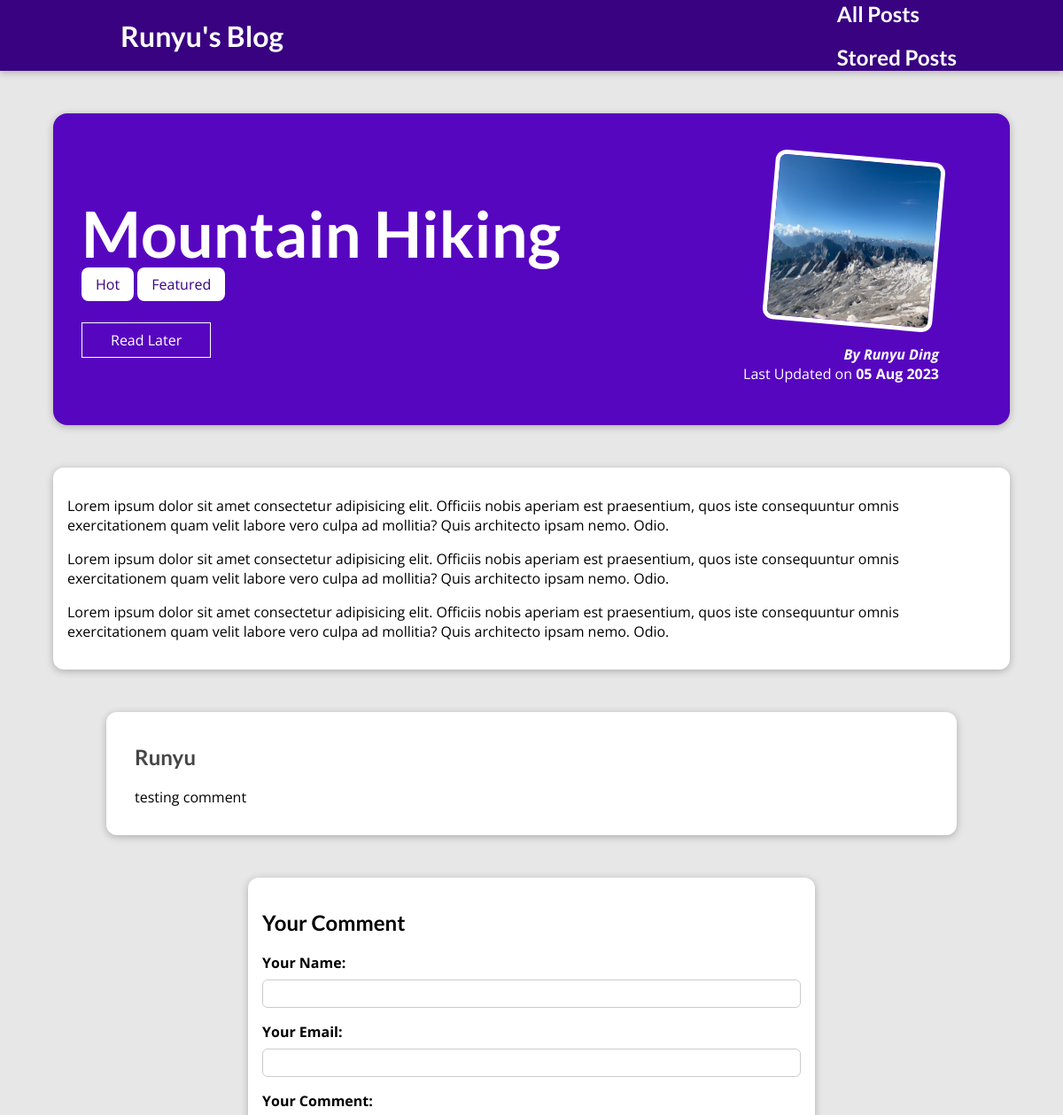
Page /posts/hike-in-the-mountains (upper part) on the earlier database version.
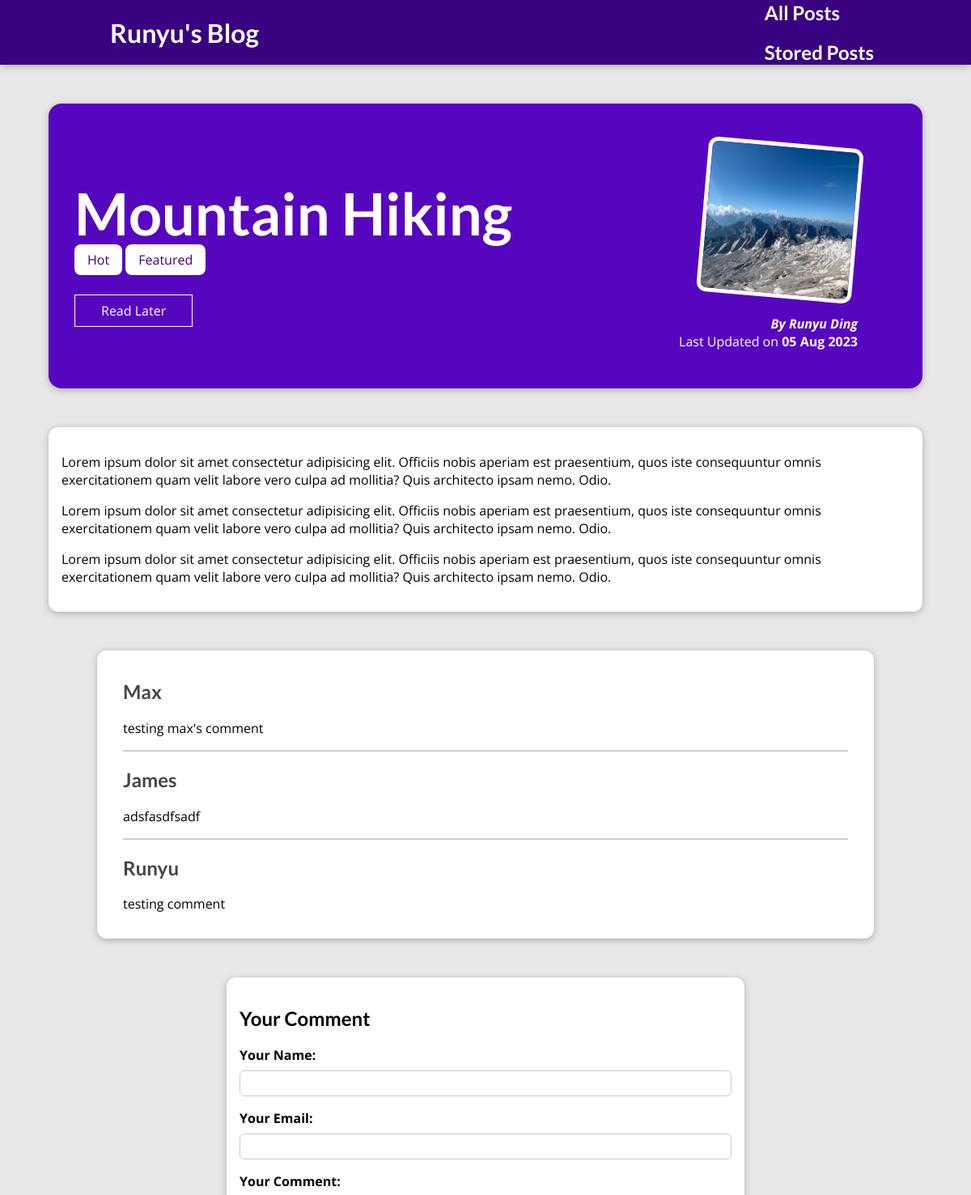
Same page on the later database version.
### blog/models.py (models this page shows, shortened)
class Tag(models.Model):
    caption = models.CharField(max_length=20)

class Comment(models.Model):
    user_name = models.CharField(max_length=120)  # Your Name
    user_email = models.EmailField()  # Your Email
    text = models.TextField(max_length=400)
    post = models.ForeignKey(
        Post, on_delete=models.CASCADE, related_name="comments")

### blog/views.py (the view, shortened to what this page needs)
# urls.py: path("posts/<slug:slug>", views.SinglePostView.as_view(),
class SinglePostView(View):
    def is_stored_post(self, request, post_id):
        stored_posts = request.session.get("stored_posts")
        if stored_posts is not None:
            is_saved_for_later = post_id in stored_posts
        else:
            is_saved_for_later = False
        return is_saved_for_later
    def get(self, request, slug):
        identified_post = get_object_or_404(Post, slug=slug)
        context = {
            "post": identified_post,
            "post_tags": identified_post.tags.all(),
            "comment_form" : CommentForm(),
            "comments" : identified_post.comments.all().order_by("-id"),
            "saved_for_later" : self.is_stored_post(request, identified_post.id)
        }
        return render(request, "blog/post-detail.html", context)

### blog/forms.py
class CommentForm(forms.ModelForm):
    class Meta:
        model = Comment
        exclude = ["post"]
        labels = {
            "user_name" : "Your Name",
            "user_email" : "Your Email",
            "text" : "Your Comment"
        }

### blog/models.py (called while the page is built)
    def full_name(self):
        return f"{self.first_name} {self.last_name}"

    def __str__(self):
        return self.full_name()

### blog/templates/blog/post-detail.html (shortened to what this page needs)
{% extends 'base.html' %}
{% load static %}
{% block css_files %}
    <link rel="stylesheet" href="{% static 'blog/post-detail.css' %}"/>
{% endblock  %}
{% block content %}
    <section id="summary">
        <h2>{{ post.title }}</h2>
        <div>
            {% for tag in post_tags %}
                <span class="tag">{{ tag.caption }}</span>
            {% endfor %}
        </div>
        <div id="read-later">
            <form action="{% url "read-later" %}" method="POST">
                <button>
                    {% if saved_for_later %}
                        Remove from "Read Later" List
                    {% else %}
                        Read Later
                    {% endif %}
                 </button>
            </form>
        </div>
        <article>
            <img src="{{ post.image.url }}" alt="{{ post.title }}">
            <address>By <a href="mailto:{{ post.author.email_address }}"> {{ post.author }} </a> </address>
            <div>
                Last Updated on <time>{{ post.date|date:"d M Y" }}</time>
            </div>
        </article>
    </section>
    <main>
        {{ post.content|linebreaks }}
    </main>
    <section id="comments">
        <ul>
            {% for comment in comments %}
                <li>
                    <h2> {{ comment.user_name }} </h2>
                    <p> {{ comment.text|linebreaks }} </p>
                </li>
            {% endfor %}
        </ul>
    </section>
    <section id="comment-form">
        <h2>Your Comment</h2>
        <form action="{% url "post-detail-page" post.slug %}" method="POST">
            {% for form_field in comment_form %}
                <div class="form-control {% if form_field.errors %}invalid{% endif %}">
                    {{ form_field.label_tag }}
                    {{ form_field }}
                </div>
            {% endfor %}
        </form>
    </section>
{% endblock %}

Differences in the rows shown:
added Comment: user_name "Max", text "testing max's comment"
added Comment: user_name "James", text "adsfasdfsadf"
